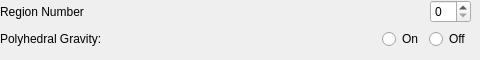
    <widget class="QWidget" name="orbTabFlight">
     <attribute name="title">
      <string>Flight</string>
     </attribute>
     <widget class="QWidget" name="verticalLayoutWidget_4">
      <property name="geometry">
       <rect>
        <x>0</x>
        <y>0</y>
        <width>471</width>
        <height>51</height>
       </rect>
      </property>
      <layout class="QVBoxLayout" name="verticalLayout_4">
       <item>
        <layout class="QHBoxLayout" name="horizontalLayout_11">
         <item>
          <widget class="QLabel" name="label_7">
           <property name="text">
            <string>Region Number</string>
           </property>
          </widget>
         </item>
         <item>
          <spacer name="horizontalSpacer_10">
           <property name="orientation">
            <enum>Qt::Horizontal</enum>
           </property>
           <property name="sizeHint" stdset="0">
            <size>
             <width>40</width>
             <height>20</height>
            </size>
           </property>
          </spacer>
         </item>
         <item>
          <widget class="QSpinBox" name="orbFlightRegion"/>
         </item>
        </layout>
       </item>
       <item>
        <layout class="QHBoxLayout" name="horizontalLayout_12">
         <item>
          <widget class="QLabel" name="label_40">
           <property name="text">
            <string>Polyhedral Gravity:</string>
           </property>
          </widget>
         </item>
         <item>
          <spacer name="horizontalSpacer_11">
           <property name="orientation">
            <enum>Qt::Horizontal</enum>
           </property>
           <property name="sizeHint" stdset="0">
            <size>
             <width>40</width>
             <height>20</height>
            </size>
           </property>
          </spacer>
         </item>
         <item>
          <widget class="QRadioButton" name="orbFlightPolyGrav_on">
           <property name="text">
            <string>On</string>
           </property>
          </widget>
         </item>
         <item>
          <widget class="QRadioButton" name="orbFlightPolyGrav_off">
           <property name="text">
            <string>Off</string>
           </property>
          </widget>
         </item>
        </layout>
       </item>
      </layout>
     </widget>
    </widget>
